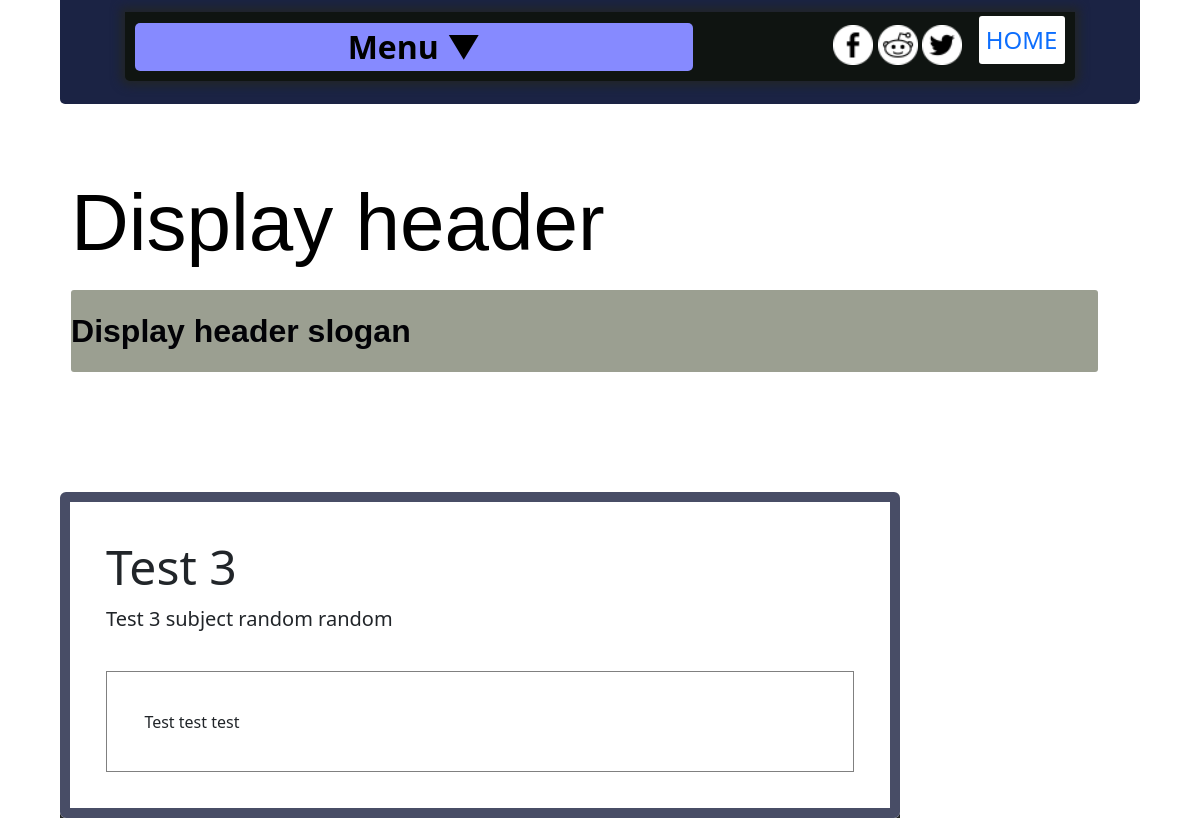
Page /post?post=3 on the committed database.
### blog/models.py (models this page shows, shortened)
class blog_change(models.Model):
	header_id = models.AutoField(primary_key=True)
	header_title = models.CharField(max_length =50)
	header_image = models.ImageField(upload_to='images/')
	header_slogan = models.CharField(max_length=100)
	header_border_background_color = ColorField(default='#B9FFE9')
	header_background_color = ColorField(default='#1B2344')
	header_slogan_background_color = ColorField(default='#979797')
	header_slogan_top_background_color = ColorField(default='#9E9E9E')
	header_slogan_font_color = ColorField(default='#88FFC2')
	header_title_font_color = ColorField(default='#FFE623')
	navigation_button_text_color = ColorField(default='#2EFFFF')
	navigation_bar_background_color = ColorField(default='#B9FFCE')
	navigation_button_background_color = ColorField(default='#868AFF')
	navigation_bar_sub_buttons_background_color = ColorField(default='#46CDFF')
	navigation_bar_sub_button_font_color = ColorField(default='#5E73BB')
	navigation_drop_down_background_color = ColorField(default='#1B2344')
	section_button_background_color = ColorField(default='#4976FD')
	section_button_font_color = ColorField(default='#FBFFAE')
	section_background_color = ColorField(default='#A5AEE9')
	section_header_font_color = ColorField(default='#FFFFFF')
	section_text_font_color = ColorField(default='#FF0000')
	section_border_color = ColorField(default='#979797')

class blog_post(models.Model):
	post_id = models.AutoField(primary_key=True)
	topic = models.ForeignKey(topic, on_delete=models.CASCADE, )
	post_title = models.TextField()
	post_preview_text = models.CharField(max_length=300)
	description = models.TextField()
	created_at = models.DateTimeField(auto_now_add = True)
	updated_at = models.DateTimeField(auto_now = True)

### blog/views.py (the view)
# urls.py: path('post', views.post, name='post'),
def post(request):
	test = request.GET['post']
	try:
		changes = blog_change.objects.get()
	except:
		print("Not working!")
	x = blog_post.objects.get(post_id=test)
	post_item = blog_post.objects.all()
	topic_item = topic.objects.all()
	get_posts = blog_post.objects.filter(post_id=test)
	context = {
		'topic' : x,
		'get_posts' : get_posts,
		'topic_item' : topic_item,
		'changes' : changes,
	}
	return render(request, 'html/post.html', context)

### templates/html/post.html (shortened to what this page needs)
{% extends "html/template.html" %}
{% block content %}
{% load static %}
<div class='post-container' style='background-color: {{changes.navigation_drop_down_background_color}}'>
    {% include "html/navigation.html" %}
    <div class='home-page-header'>
        <h1 style='color:{{changes.header_title_font_color}}'>{{changes.header_title}}</h1>
        <h3 class='fs-2' style="color:{{changes.header_slogan_font_color}}; text-align: left; margin-left: 1%; background-color:{{changes.header_slogan_background_color}}">{{changes.header_slogan}}</h3>
    </div>
 <div id='post-wrapper' style='border:10px solid #484d66; padding:3%; box-shadow: 0px 10px #232626; border-radius: 6px;
' class='postwrapper'>
{% for x in get_posts %}
<div class='post-container-post' >
        <div class="post-preview">
            <h1 class='display-5'>{{x.post_title}} </h1>
        </div>
        <div class="post-preview{{x.post_id}}">
            <p class='lead'>{{x.post_preview_text}}</p>
        </div>
        <div class='post-content' id='post-content{{x.post_id}}' style='background-color:white;'>
            {{x.description | safe}}
        </div>
</div>
{% endfor %}
</div>
{% endblock %}

### static/css/style.css (style rules this page uses)
body { overflow-y: scroll; font-family: 'Roboto', sans-serif; }
.postwrapper { width: 70%; margin-left: 5%; margin-top: 3%; }
.post-container { width: 80%; overflow: hidden; }
.page-container, .topic-container, .post-container { width: 90%; text-align: center; margin-bottom: 4%; border-bottom-right-radius: 5px; border-bottom-left-radius: 5px; margin: 0 auto; padding-top: 0; padding: 1%; }
.home-page-header h3 { padding-top: 2%; padding-bottom: 2%; width: 65%; border-radius: 3px; }
.post-content { margin-top: 5%; padding: 5%; width: 100%; font-size: 1rem; border: 1px solid grey; }
.home-page-header { text-align: left; width: 92%; padding-right: 0; border-radius: 3px; font-family: arial; margin: 0 auto; margin-top: 5%; padding-bottom: 0; }
.home-page-header h1 { font-size: 5rem; padding: 1%; font-weight: lighter; text-align: left; }
.home-page-header h3 { font-weight: bolder; font-size: 2em; }

### static/css/responsive.css (style rules this page uses)
@media only screen and (max-width: 1200px) { .home-page-header { margin: 0 auto; margin-top: 5%; margin-bottom: 10%; margin-left: 5%; } }
@media only screen and (max-width: 1200px) { .home-page-header h3 { width: 93%; } }

### rows in the picture
blog_change: header_title "Display header", header_slogan "Display header slogan"
blog_post: post_title "Test 3", post_preview_text "Test 3 subject random random", description "Test test test"
